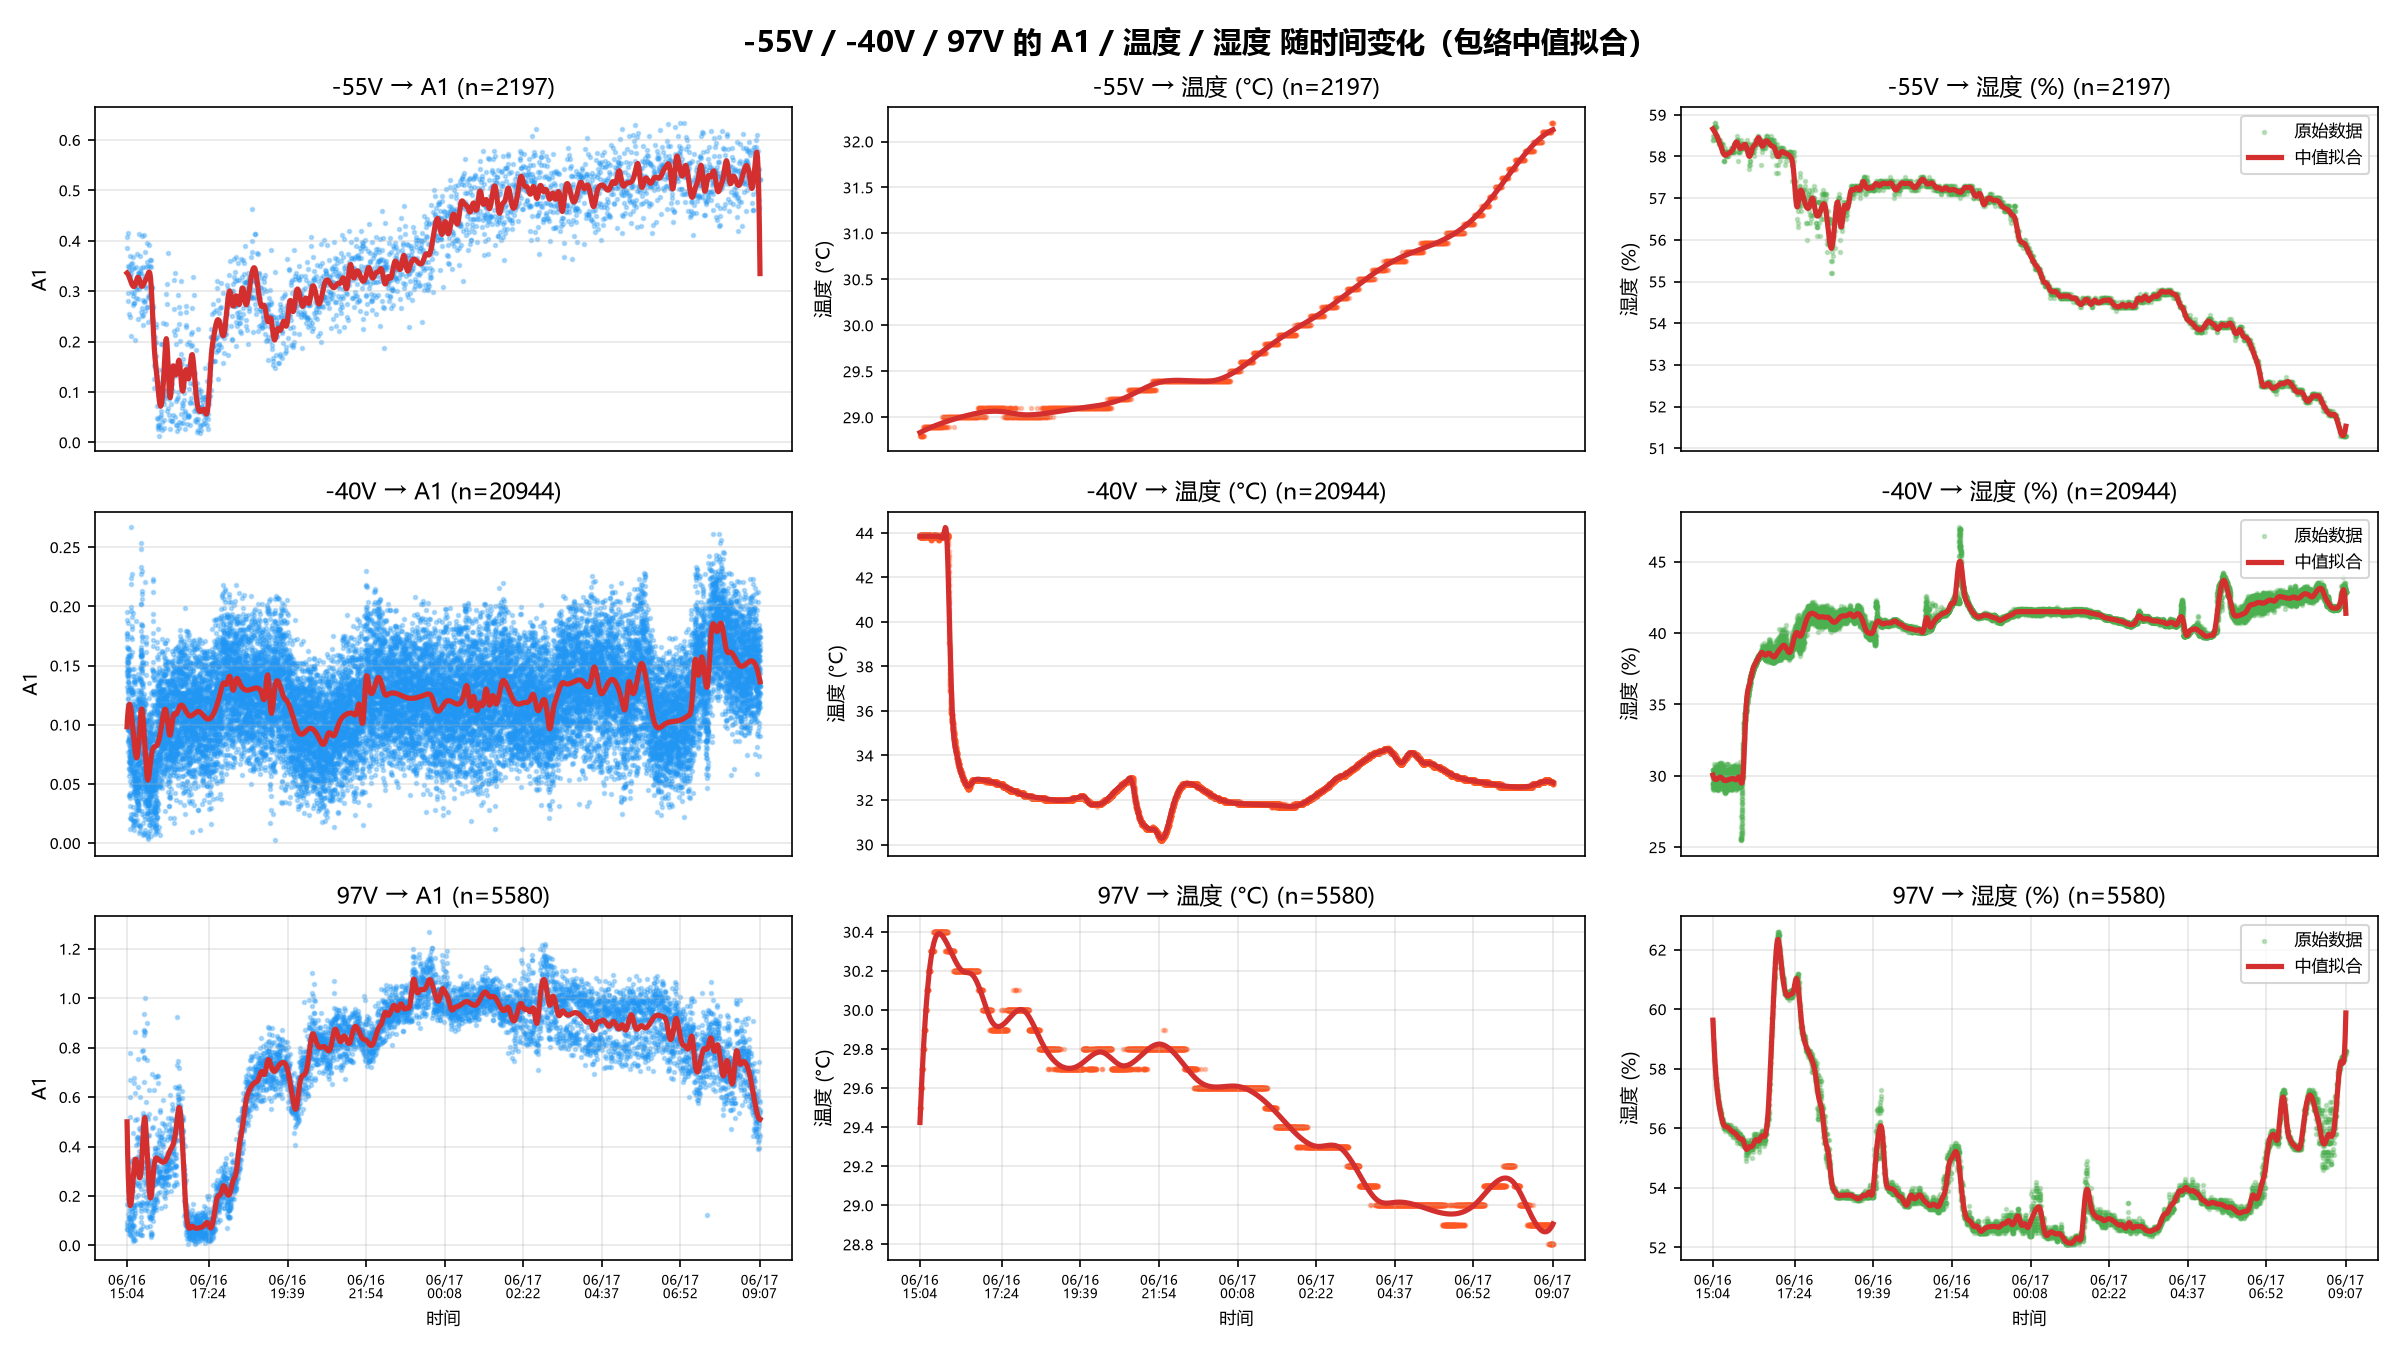

The Python source for this figure:
"""
对 -55V / -40V / 97V，画 A1 / 温度 / 湿度 随时间变化的散点 + 包络中值拟合曲线。
"""
import sys, os
sys.path.insert(0, os.path.join(os.path.dirname(__file__), ".."))

import matplotlib
matplotlib.rcParams["font.family"] = "Microsoft YaHei"
matplotlib.rcParams["axes.unicode_minus"] = False

import matplotlib.pyplot as plt
import numpy as np
from datetime import datetime
from scipy.interpolate import UnivariateSpline
from lib.data import load
from lib.metrics import extend

records = load("default")
records = extend(records, ["a1"])

N_BINS = 200

def mid_fit(x, y, s=0.001):
    """分箱取上下包络中值 + Spline，s 控制平滑度"""
    bins = np.linspace(x.min(), x.max(), N_BINS + 1)
    centers = (bins[:-1] + bins[1:]) / 2
    mids = []
    used = []
    for i in range(N_BINS):
        mask = (x >= bins[i]) & (x < bins[i+1])
        if mask.sum() < 10:
            continue
        used.append(centers[i])
        upper = np.percentile(y[mask], 90)
        lower = np.percentile(y[mask], 10)
        mids.append((upper + lower) / 2)
    used = np.array(used)
    mids = np.array(mids)
    spl = UnivariateSpline(used, mids, s=s)
    xsmooth = np.linspace(x.min(), x.max(), 1000)
    return xsmooth, spl(xsmooth)

targets = [-55, -40, 97]
colors = ["#2196F3", "#FF5722", "#4CAF50"]
ylabels = ["A1", "温度 (°C)", "湿度 (%)"]
ylabels_short = ["A1", "temp", "humid"]

fig, axes = plt.subplots(len(targets), 3, figsize=(16, 3 * len(targets)))

for row, target_v in enumerate(targets):
    # 收集数据
    data = []
    for rec in records:
        v = rec["ACTUAL_VOLTAGE"]
        if not isinstance(v, (int, float)) or round(v) != target_v:
            continue
        a1 = rec["_a1"]
        t = rec.get("RTU_REGS_P00_ENV_TEMP")
        h = rec.get("RTU_REGS_P00_ENV_HUMIDITY")
        when = rec.get("SYSTEM_TIME", "")
        if a1 is None or t is None or h is None:
            continue
        try:
            dt = datetime.strptime(when[:19], "%Y-%m-%d %H:%M:%S")
            data.append((dt, a1, float(t), float(h)))
        except:
            continue

    data.sort(key=lambda x: x[0])
    times = np.array([(d[0] - data[0][0]).total_seconds() / 3600 for d in data])
    a1s = np.array([d[1] for d in data])
    temps = np.array([d[2] for d in data])
    hums = np.array([d[3] for d in data])
    time_labels = [d[0].strftime("%m/%d\n%H:%M") for d in data]

    values_list = [a1s, temps, hums]
    s_list = [0.001, 0.1, 0.001]  # A1/湿度用小s，温度用大s更平滑

    for col, (vals, color, ylabel) in enumerate(zip(values_list, colors, ylabels)):
        ax = axes[row, col]
        ax.scatter(times, vals, s=3, alpha=0.3, color=color, label="原始数据")
        xs, ys = mid_fit(times, vals, s=s_list[col])
        ax.plot(xs, ys, "-", linewidth=2.5, color="#D32F2F", label="中值拟合")
        ax.set_ylabel(ylabel, fontsize=9)
        ax.set_title(f"{target_v}V → {ylabel} (n={len(data)})", fontsize=11)
        ax.grid(True, alpha=0.3)
        ax.tick_params(labelsize=7)
        if col == 2:
            ax.legend(fontsize=8, loc="upper right")

    # 时间标签
    step = max(1, len(times) // 8)
    for col in range(3):
        ax = axes[row, col]
        if row == len(targets) - 1:
            ax.set_xlabel("时间", fontsize=8)
            ax.set_xticks(times[::step])
            ax.set_xticklabels([time_labels[i] for i in range(0, len(times), step)], fontsize=6)
        else:
            ax.set_xticks([])

plt.suptitle("-55V / -40V / 97V 的 A1 / 温度 / 湿度 随时间变化（包络中值拟合）", fontsize=14, fontweight="bold")
plt.tight_layout()
plt.savefig("test/a1_top3_envelope.png", dpi=150)
plt.close()
print(f"已保存: test/a1_top3_envelope.png（电压: {targets}）")
